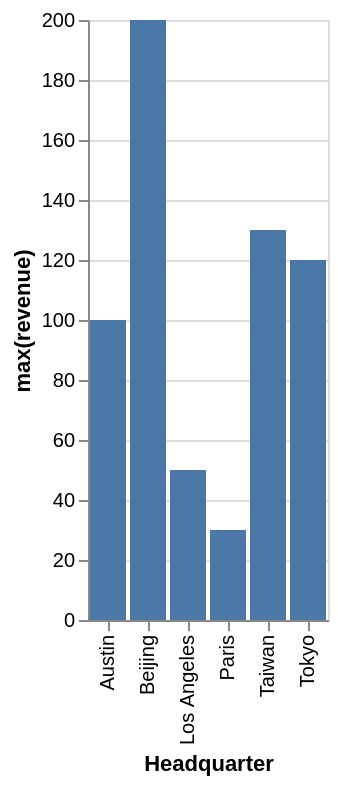

Write a Vega-Lite specification for this figure.
### Vega-Lite specification from a JSON file in a GitHub repository (floating-point values rounded to 4 significant figures)
{"data": {"values": [{"x_data": "Austin", "y_data": 100}, {"x_data": "Beijing", "y_data": 200}, {"x_data": "Los Angeles", "y_data": 50}, {"x_data": "Paris", "y_data": 30}, {"x_data": "Taiwan", "y_data": 130}, {"x_data": "Tokyo", "y_data": 120}]}, "mark": "bar", "encoding": {"x": {"field": "x_data", "type": "nominal", "title": "Headquarter", "sort": "ascending"}, "y": {"field": "y_data", "type": "quantitative", "title": "max(revenue)"}}}
